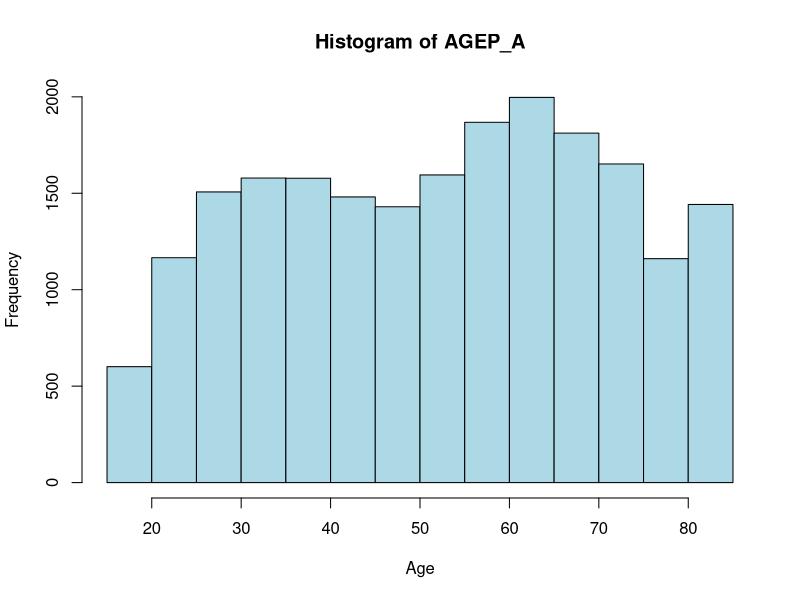
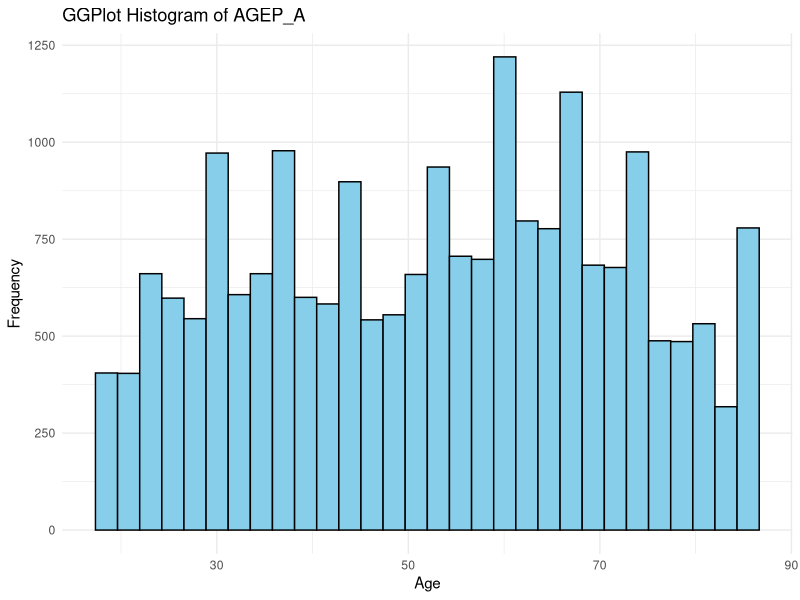
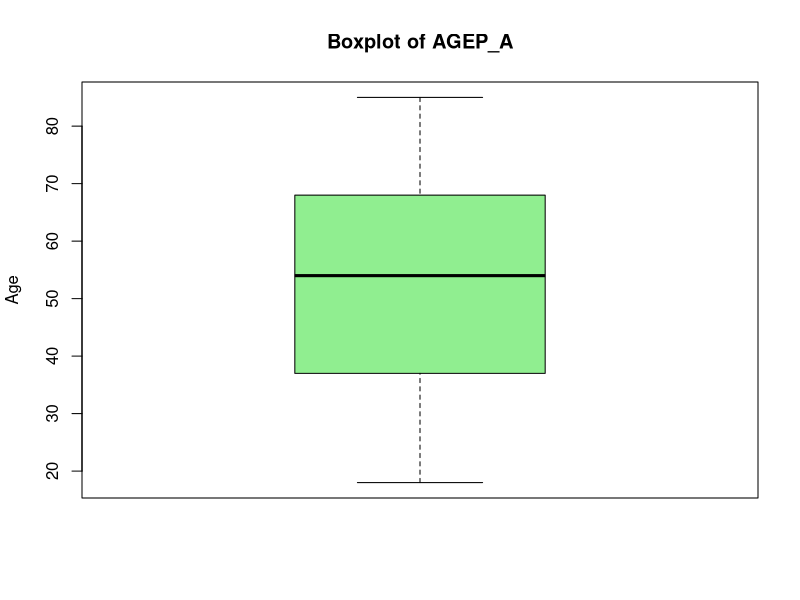
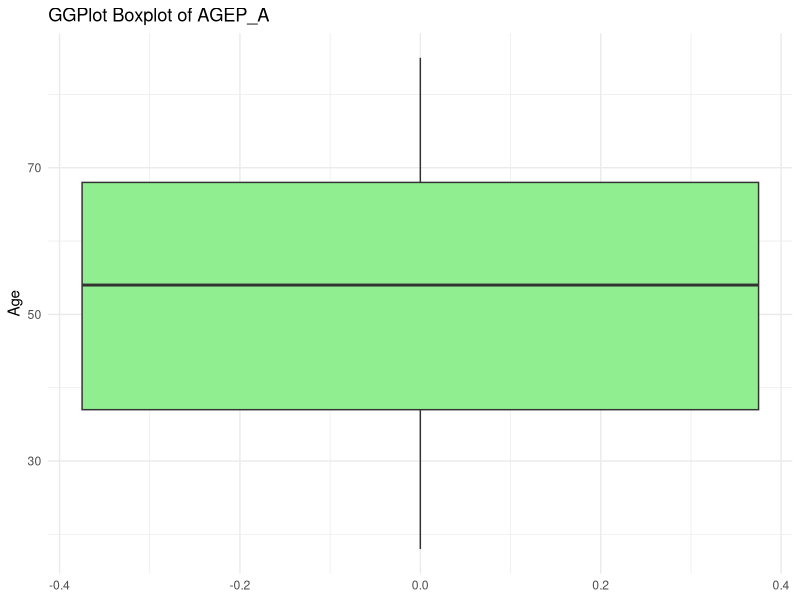
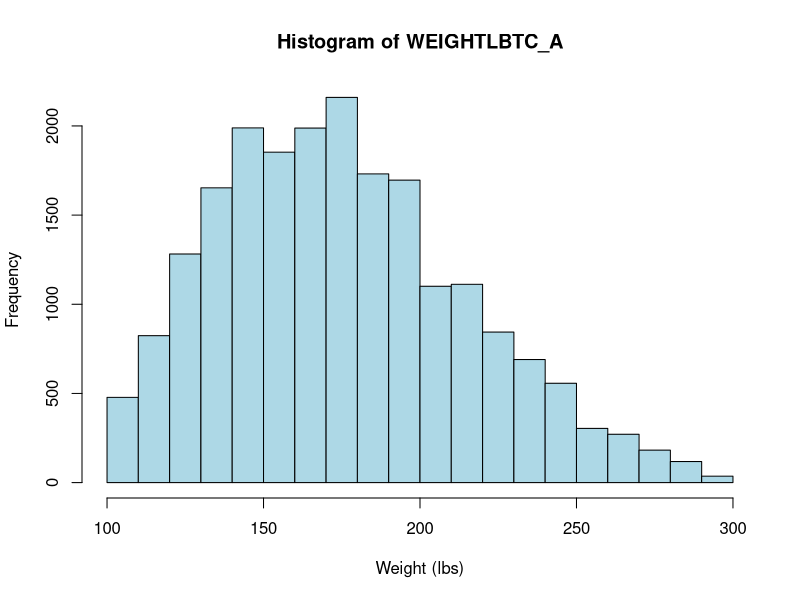
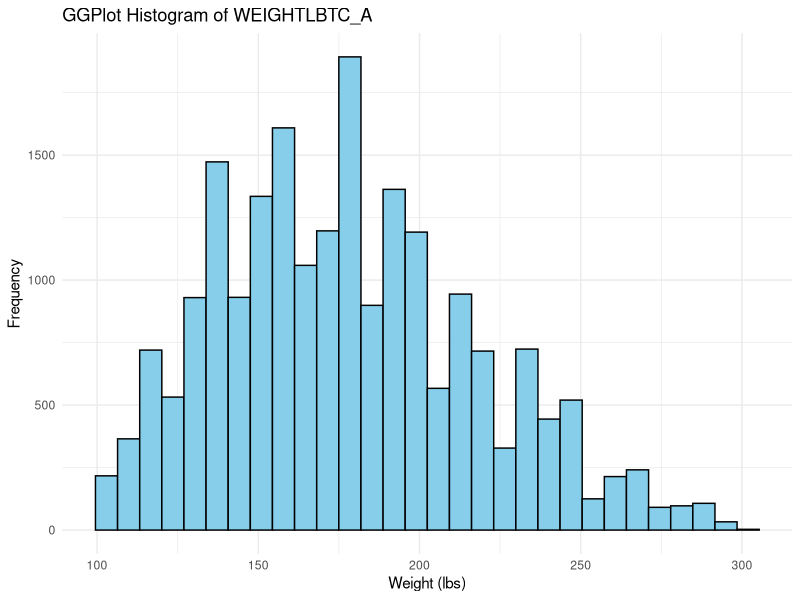
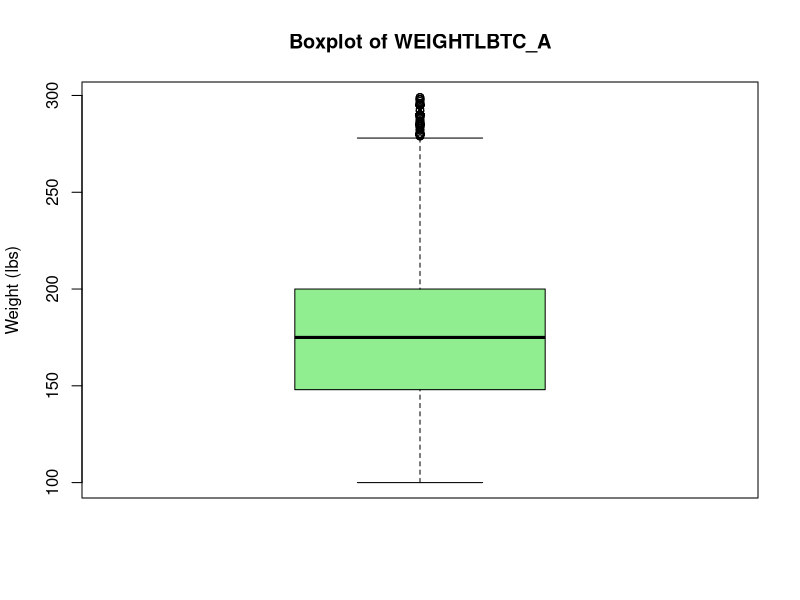
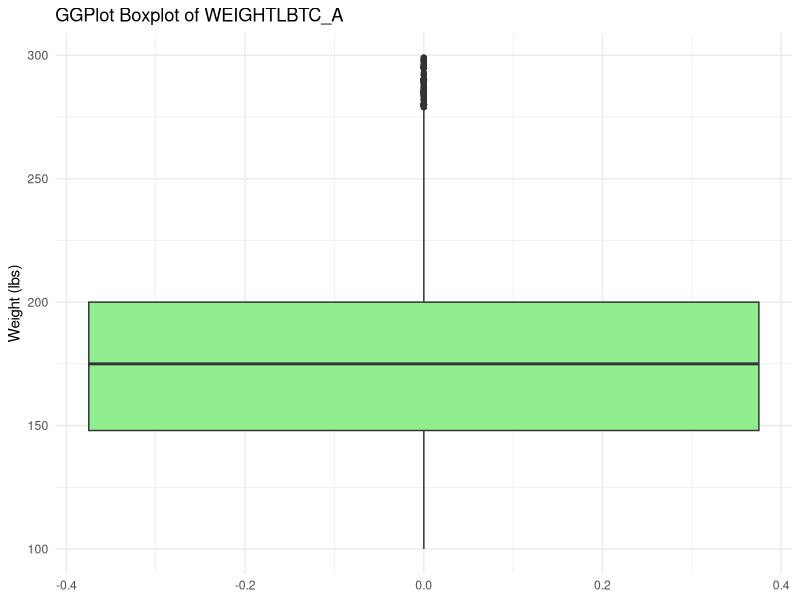

These charts were generated, in order, by the following R code:

# 03_univariate_analysis.R
library(tidyverse)

# Load clean dataset
nhis <- read_csv("data/nhis_clean.csv")

# LIST OF QUANTITATIVE VARIABLES

quant_vars <- c("AGEP_A", "WEIGHTLBTC_A", "HEIGHTTC_A")

# 1. AGEP_A summary stats 
summary(nhis$AGEP_A)
cat("Mean:", mean(nhis$AGEP_A, na.rm=TRUE), "\n")
cat("Median:", median(nhis$AGEP_A, na.rm=TRUE), "\n")
cat("Standard deviation:", sd(nhis$AGEP_A, na.rm=TRUE), "\n")

# Base R histogram
hist(nhis$AGEP_A,
     main="Histogram of AGEP_A",
     xlab="Age",
     col="lightblue",
     border="black")

# ggplot2 histogram
ggplot(nhis, aes(x=AGEP_A)) +
  geom_histogram(fill="skyblue", color="black", bins=30) +
  labs(title="GGPlot Histogram of AGEP_A", x="Age", y="Frequency") +
  theme_minimal()

# Base R boxplot
boxplot(nhis$AGEP_A,
        main="Boxplot of AGEP_A",
        ylab="Age",
        col="lightgreen")

# ggplot2 boxplot
ggplot(nhis, aes(y=AGEP_A)) +
  geom_boxplot(fill="lightgreen") +
  labs(title="GGPlot Boxplot of AGEP_A", y="Age") +
  theme_minimal()

# 2. WEIGHTLBTC_A
cat("\n=========================\nWEIGHTLBTC_A\n=========================\n")

# Summary statistics
summary(nhis$WEIGHTLBTC_A)
cat("Mean:", mean(nhis$WEIGHTLBTC_A, na.rm=TRUE), "\n")
cat("Median:", median(nhis$WEIGHTLBTC_A, na.rm=TRUE), "\n")
cat("Standard deviation:", sd(nhis$WEIGHTLBTC_A, na.rm=TRUE), "\n")

# Base R histogram
hist(nhis$WEIGHTLBTC_A,
     main="Histogram of WEIGHTLBTC_A",
     xlab="Weight (lbs)",
     col="lightblue",
     border="black")

# ggplot2 histogram
ggplot(nhis, aes(x=WEIGHTLBTC_A)) +
  geom_histogram(fill="skyblue", color="black", bins=30) +
  labs(title="GGPlot Histogram of WEIGHTLBTC_A", x="Weight (lbs)", y="Frequency") +
  theme_minimal()

# Base R boxplot
boxplot(nhis$WEIGHTLBTC_A,
        main="Boxplot of WEIGHTLBTC_A",
        ylab="Weight (lbs)",
        col="lightgreen")

# ggplot2 boxplot
ggplot(nhis, aes(y=WEIGHTLBTC_A)) +
  geom_boxplot(fill="lightgreen") +
  labs(title="GGPlot Boxplot of WEIGHTLBTC_A", y="Weight (lbs)") +
  theme_minimal()

# 3.  HEIGHTTC_A
cat("\n=========================\nHEIGHTTC_A\n=========================\n")

# Summary statistics
summary(nhis$HEIGHTTC_A)
cat("Mean:", mean(nhis$HEIGHTTC_A, na.rm=TRUE), "\n")
cat("Median:", median(nhis$HEIGHTTC_A, na.rm=TRUE), "\n")
cat("Standard deviation:", sd(nhis$HEIGHTTC_A, na.rm=TRUE), "\n")

# Base R histogram
hist(nhis$HEIGHTTC_A,
     main="Histogram of HEIGHTTC_A",
     xlab="Height (inches)",
     col="lightblue",
     border="black")

# ggplot2 histogram
ggplot(nhis, aes(x=HEIGHTTC_A)) +
  geom_histogram(fill="skyblue", color="black", bins=30) +
  labs(title="GGPlot Histogram of HEIGHTTC_A", x="Height (inches)", y="Frequency") +
  theme_minimal()

# Base R boxplot
boxplot(nhis$HEIGHTTC_A,
        main="Boxplot of HEIGHTTC_A",
        ylab="Height (inches)",
        col="lightgreen")

# ggplot2 boxplot
ggplot(nhis, aes(y=HEIGHTTC_A)) +
  geom_boxplot(fill="lightgreen") +
  labs(title="GGPlot Boxplot of HEIGHTTC_A", y="Height (inches)") +
  theme_minimal()

# ==========================
# QUALITATIVE VARIABLES
# ==========================

library(tidyverse)

# Load cleaned dataset
nhis <- read_csv("data/nhis_clean.csv")


# 1. SEX_A
cat("\n=========================\nSEX_A\n=========================\n")

# Frequency table
table(nhis$SEX_A)

# Base R bar plot
barplot(table(nhis$SEX_A),
        main="Barplot of SEX_A",
        ylab="Count",
        col="lightblue")

# ggplot2 bar plot
ggplot(nhis, aes(x=SEX_A)) +
  geom_bar(fill="skyblue") +
  labs(title="GGPlot Barplot of SEX_A", x="SEX_A", y="Count") +
  theme_minimal()



# 2. HISPALLP_A

cat("\n=========================\nHISPALLP_A\n=========================\n")

# Frequency table
table(nhis$HISPALLP_A)

# Base R bar plot
barplot(table(nhis$HISPALLP_A),
        main="Barplot of HISPALLP_A",
        ylab="Count",
        col="lightblue")

# ggplot2 bar plot
ggplot(nhis, aes(x=HISPALLP_A)) +
  geom_bar(fill="skyblue") +
  labs(title="GGPlot Barplot of HISPALLP_A", x="HISPALLP_A", y="Count") +
  theme_minimal()



# 3. EDUCP_A
cat("\n=========================\nEDUCP_A\n=========================\n")

# Frequency table
table(nhis$EDUCP_A)

# Base R bar plot
barplot(table(nhis$EDUCP_A),
        main="Barplot of EDUCP_A",
        ylab="Count",
        col="lightblue")

# ggplot2 bar plot
ggplot(nhis, aes(x=EDUCP_A)) +
  geom_bar(fill="skyblue") +
  labs(title="GGPlot Barplot of EDUCP_A", x="EDUCP_A", y="Count") +
  theme_minimal()


# 4. PHSTAT_A

cat("\n=========================\nPHSTAT_A\n=========================\n")

# Frequency table
table(nhis$PHSTAT_A)

# Base R bar plot
barplot(table(nhis$PHSTAT_A),
        main="Barplot of PHSTAT_A",
        ylab="Count",
        col="lightblue")

# ggplot2 bar plot
ggplot(nhis, aes(x=PHSTAT_A)) +
  geom_bar(fill="skyblue") +
  labs(title="GGPlot Barplot of PHSTAT_A", x="PHSTAT_A", y="Count") +
  theme_minimal()


# 5. LSATIS4R_A
cat("\n=========================\nLSATIS4R_A\n=========================\n")

# Frequency table
table(nhis$LSATIS4R_A)

# Base R bar plot
barplot(table(nhis$LSATIS4R_A),
        main="Barplot of LSATIS4R_A",
        ylab="Count",
        col="lightblue")

# ggplot2 bar plot
ggplot(nhis, aes(x=LSATIS4R_A)) +
  geom_bar(fill="skyblue") +
  labs(title="GGPlot Barplot of LSATIS4R_A", x="LSATIS4R_A", y="Count") +
  theme_minimal()